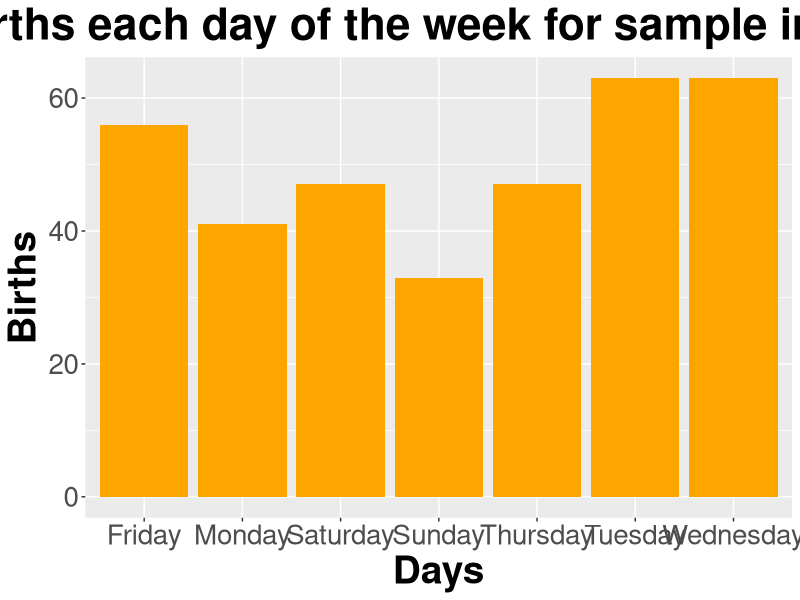

Source code (R): (Note: this script raises an error after producing the figure.)
#graphs and tables from Beyond the Binomial lecture
#
days_of_week_births <- data.frame(Days = c("Sunday", "Monday", "Tuesday", 
                                           "Wednesday", "Thursday", "Friday", 
                                           "Saturday"), Births = 
                                    c(33,41,63,63,47,56,47))

require(ggplot2)
ggplot(days_of_week_births, aes_string(x= "Days", y = "Births")) +
  geom_col(fill = "orange") +
  ggtitle("Births each day of the week for sample in 1999") +
  theme(axis.title.x = element_text(face="bold", size=28), 
        axis.title.y = element_text(face="bold", size=28), 
        axis.text.y  = element_text(size=20),
        axis.text.x  = element_text(size=20), 
        legend.text =element_text(size=20),
        legend.title = element_text(size=20, face="bold"),
        plot.title = element_text(hjust = 0.5, face="bold", size=32))

#using the chisq distribution####
using_distribution = dchisq(0:50,6, 1/7)
using_distribution
sum(using_distribution)
x = c(0:50)
pdf = data.frame(Number_righthanded, using_distribution)

require(ggplot2)

#just histogram
ggplot(pdf, aes_string(x="x", y = "using_distribution")) +
  geom_col(fill = "orange") +
  ylab("Probablity") +
  xlab("")+
  theme(axis.title.x = element_text(face="bold", size=28), 
        axis.title.y = element_text(face="bold", size=28), 
        axis.text.y  = element_text(size=20),
        axis.text.x  = element_text(size=20), 
        legend.text =element_text(size=20),
        legend.title = element_text(size=20, face="bold"),
        plot.title = element_text(hjust = 0.5, face="bold", size=32))

#with curve
ggplot(pdf, aes_string(x="x", y = "using_distribution")) +
  geom_col(fill = "orange") +
  stat_function(fun = dchisq, args = list(df = 6),size = 3, color = "green") + 
  ylab("Probablity") +
  xlab("")+
  theme(axis.title.x = element_text(face="bold", size=28), 
        axis.title.y = element_text(face="bold", size=28), 
        axis.text.y  = element_text(size=20),
        axis.text.x  = element_text(size=20), 
        legend.text =element_text(size=20),
        legend.title = element_text(size=20, face="bold"),
        plot.title = element_text(hjust = 0.5, face="bold", size=32))

#filled in

dnorm_one_sd <- function(x){
  norm_one_sd <- dchisq(x)
  # Have NA values outside interval x in [-1, 1]:
  norm_one_sd[x >= qchisq(.95, df = 6)] <- NA
  return(norm_one_sd)
}


ggplot(pdf, aes_string(x="x", y = "using_distribution")) +
  stat_function(fun = dchisq, args = list(df = 6),size = 3, fill = "green", geom = "area") + 
  stat_function(fun = dnorm_one_sd, args = list(df = 6), size = 3, fill = "blue",
                geom = "area") + 
  ylab("Probablity") +
  xlab("")+
  theme(axis.title.x = element_text(face="bold", size=28), 
        axis.title.y = element_text(face="bold", size=28), 
        axis.text.y  = element_text(size=20),
        axis.text.x  = element_text(size=20), 
        legend.text =element_text(size=20),
        legend.title = element_text(size=20, face="bold"),
        plot.title = element_text(hjust = 0.5, face="bold", size=32))






